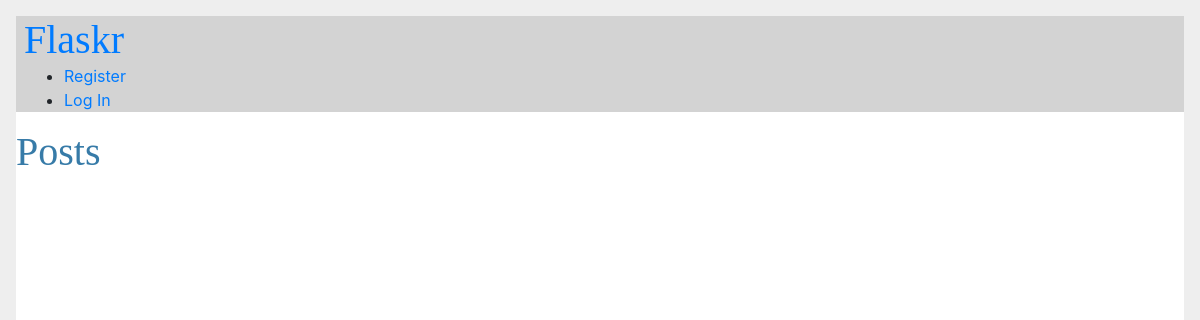
Before: / with the older database file.
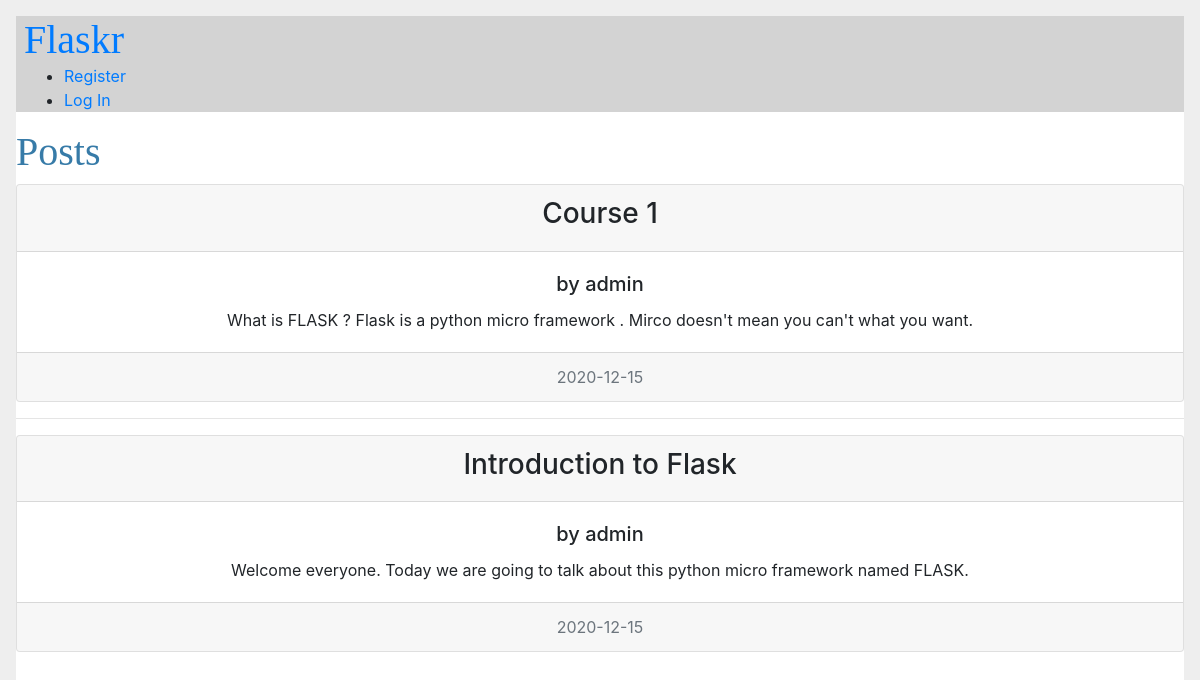
After: the same page with the newer database file.
### tables this page shows
CREATE TABLE post (
id INTEGER PRIMARY KEY AUTOINCREMENT,
author_id INTEGER NOT NULL,
created TIMESTAMP NOT NULL DEFAULT CURRENT_TIMESTAMP,
title TEXT NOT NULL,
body TEXT NOT NULL,
FOREIGN KEY (author_id) REFERENCES user (id)
);

CREATE TABLE user (id INTEGER PRIMARY KEY AUTOINCREMENT, username TEXT UNIQUE NOT NULL, password TEXT NOT NULL);

### flaskr/blog.py (the view)
@bp.route('/')
def index():
    db = get_db()
    posts = db.execute(
        "SELECT * FROM post p JOIN user u ON p.author_id = u.id ORDER BY created DESC"
        ).fetchall()
    return render_template("blog/index.html", posts = posts)

### flaskr/auth.py (called while the page is built)
@bp.before_app_request
def load_logged_in_user():
    user_id = session.get('user_id')
    if user_id is None:
        g.user = None
    else:
        g.user = get_db().execute(
                "SELECT * FROM user WHERE id = ?",(user_id,)
                ).fetchone()

### flaskr/db.py (called while the page is built)
def get_db():
    if 'db' not in g:
        g.db = sqlite3.connect(
                    current_app.config['DATABASE'],
                    detect_types = sqlite3.PARSE_DECLTYPES)
        g.db.row_factory = sqlite3.Row
    return g.db

### flaskr/templates/blog/index.html (shortened to what this page needs)
{% extends 'base.html' %}
{% block header %}
    <h1>Posts </h1>
{% endblock %}
{% block content %}
    {% for post in posts %}
        <div class="card text-center">
              <div class="card-header">
                <h3> {{ post['title'] }} </h3>
              </div>
              <div class="card-body">
                <h5 class="card-title">by {{ post['username'] }} </h5>
                <p class="card-text"> {{ post['body'] }}</p>
              </div>
              <div class="card-footer text-muted">
                {{ post['created'].strftime('%Y-%m-%d ') }}
              </div>
        </div>
        {% if not loop.last %}
                <hr>
        {% endif %}
    {% endfor %}
{% endblock %}

### flaskr/templates/base.html (shortened to what this page needs)
<html lang="en">
    <head >
        <link rel="stylesheet" href="{{ url_for('static', filename='style.css') }}">
        <link rel="stylesheet" href="https://cdn.jsdelivr.net/npm/bootstrap@4.5.3/dist/css/bootstrap.min.css">
    </head>
    <body>
        <nav>
            <h1><a href = "{{url_for('blog.index')}}">Flaskr</a></h1>
                <ul>
                    {% if g.user %}
                        <li><span>{{ g.user['username'] }}</span></li>
                        <li><a href="{{ url_for('auth.logout') }}">Log Out</a></li>
                    {% else %}
                        <li><a href="{{ url_for('auth.register') }}">Register</a></li>
                        <li><a href="{{ url_for('auth.login') }}">Log In</a></li>
                    {% endif %}
                </ul>
        </nav>
        <section class="content">
            <header>
                {% block header %}{% endblock %}
            </header>
            {% block content %}{% endblock %}
        </section>
    </body>
</html>

### flaskr/static/style.css (style rules this page uses)
html { font-family : sans-serif; background : #eee; padding : 1rem; }
body { margin : 0 auto; background : white; }
h1 { font-family : serif; margin : 1rem 0; color : #377ba8; }
a { color : #377ba8; }
nav { background : lightgray; display : flex; align-items : center; padding : 0 0.5rem; }
nav h1 { flex : auto; margin : 0; }
nav h1 a { text-decoration : none; padding : 0.25 rem 0.5rem; }

Changed rows visible on the page:
added post: title "Course 1", username "admin", body "What is FLASK ? Flask is a python micro framework . Mirco doesn't mean you can't what you want.", created "2020-12-15"
added post: title "Introduction to Flask", username "admin", body "Welcome everyone. Today we are going to talk about this python micro framework named FLASK.", created "2020-12-15"
